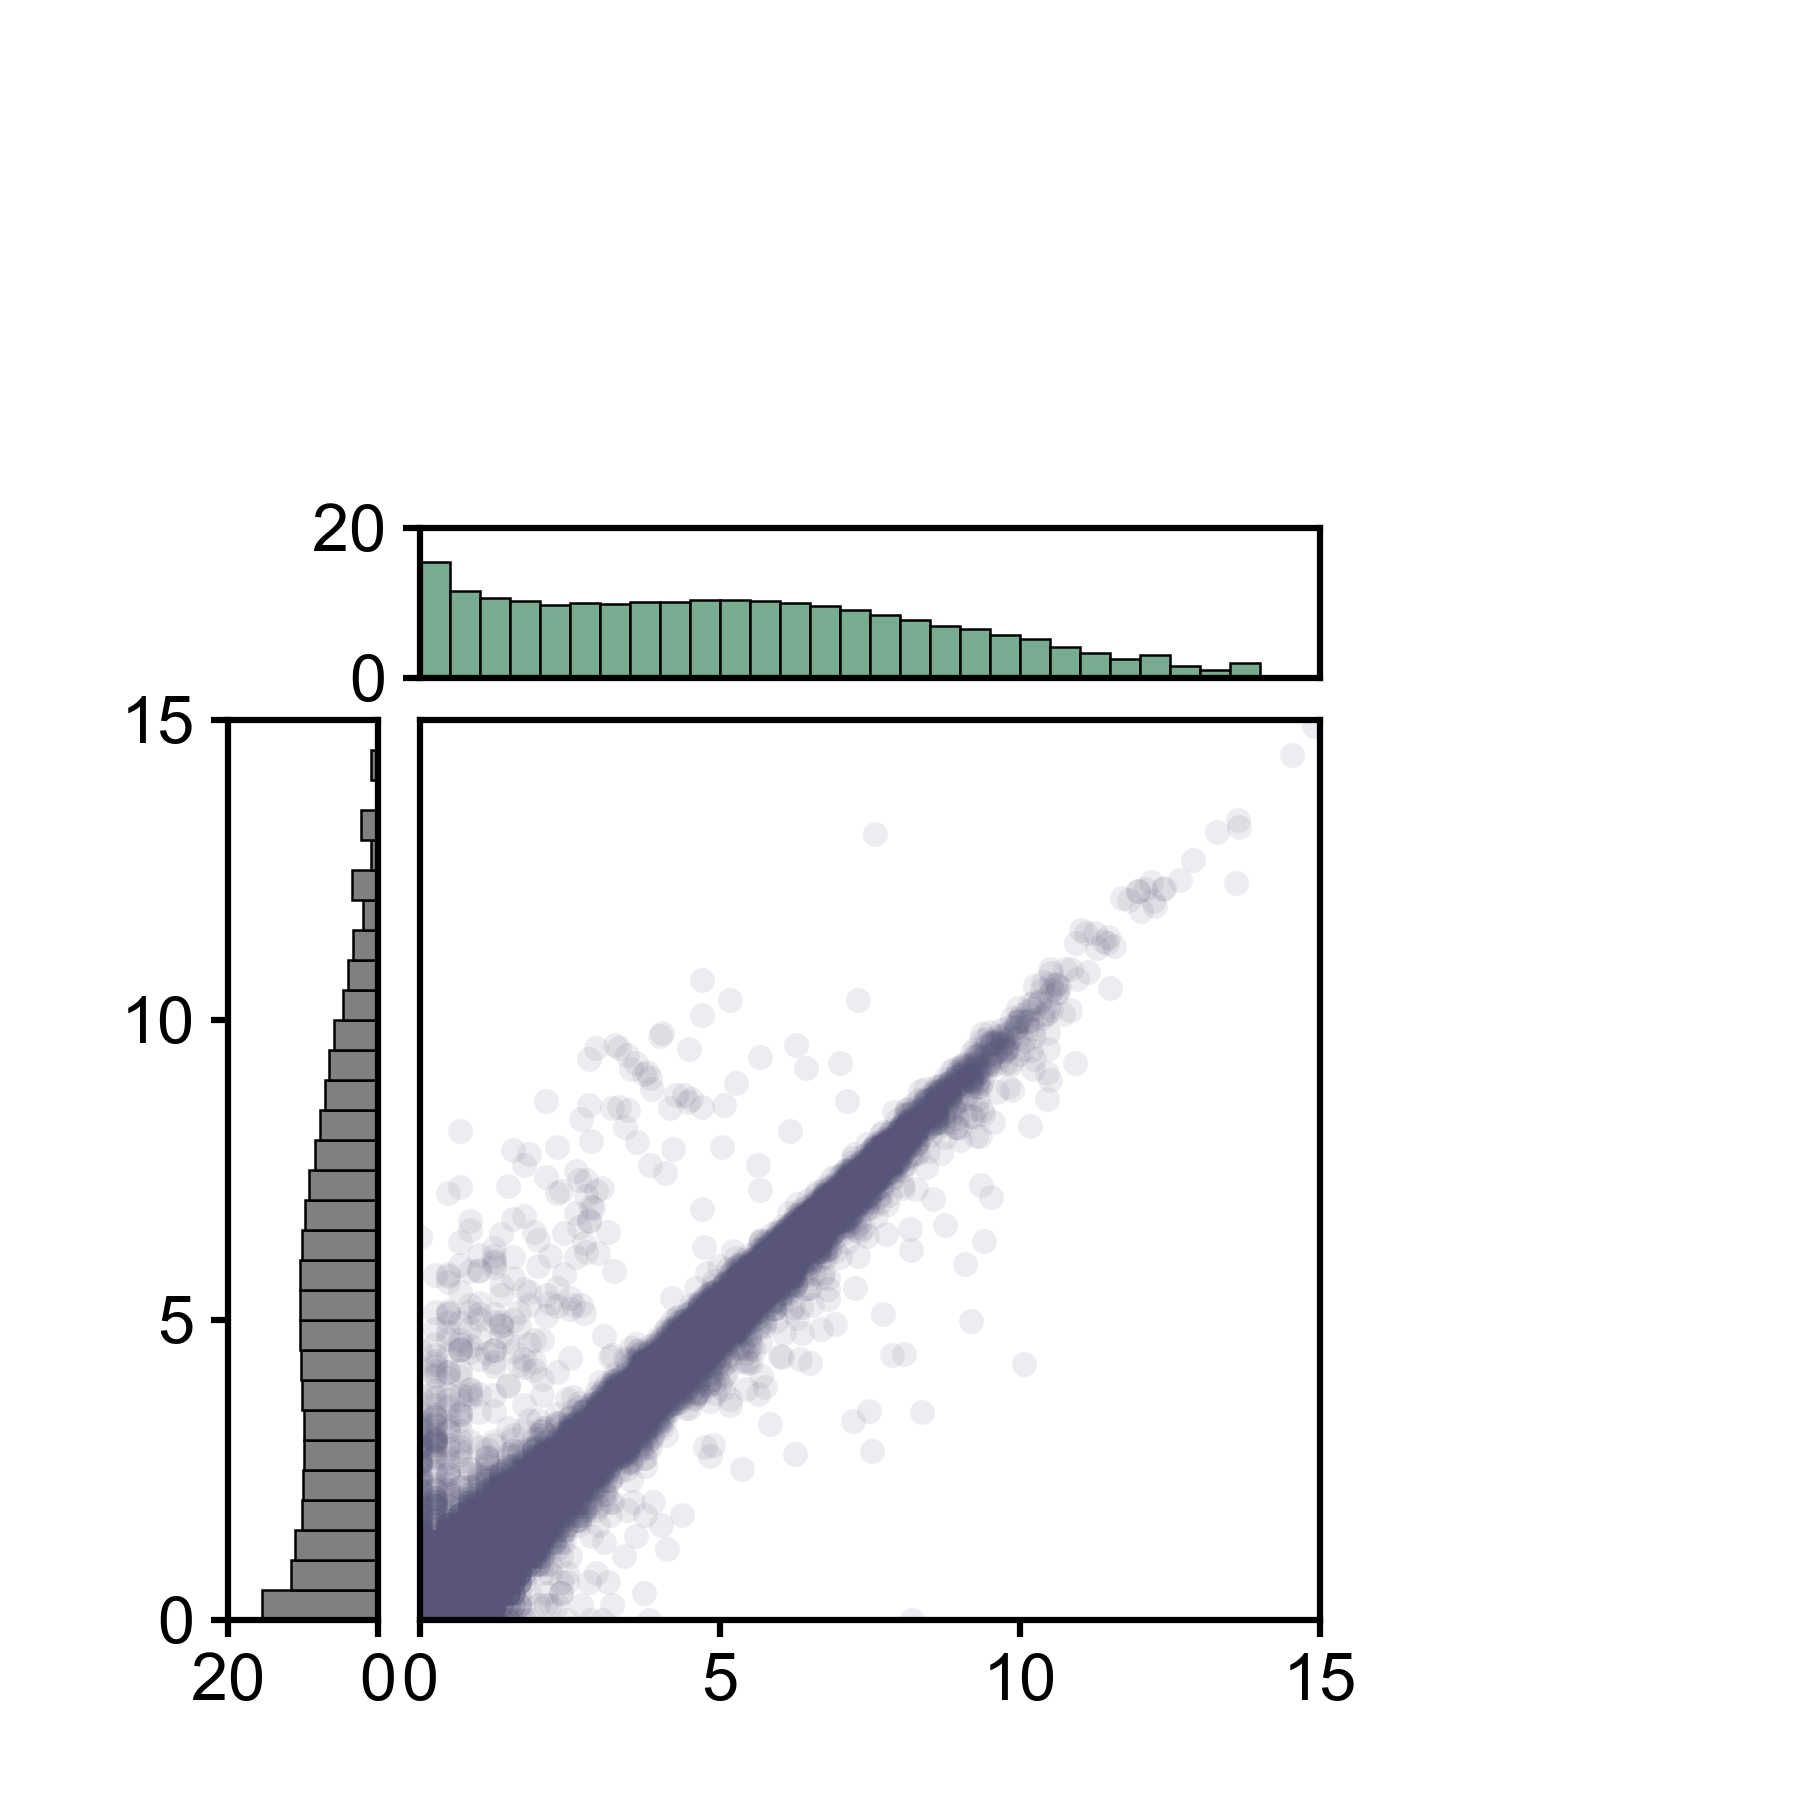

Generate this figure with Python:
# '''
# Name: Kimberly Magpantay (klmagpan)
# BME163 Spring 2024
# Week 2 Assignment
#
# Usage: python3 Magpantay_Kimberly_BME163_Assignment_Week2.py -i BME163_Input_Data_1.txt -o Magpantay_Kimberly_BME163_Assignment_Week2.png
# '''

import matplotlib.pyplot as plt
import matplotlib.patches as mplpatches
import numpy as np
import argparse
import matplotlib

plt.style.use('BME163') # For stylesheet

# Initialization of sizes of figures
figureWidth = 3
figureHeight = 3

mainPanelWidth = 1.5
mainPanelHeight = 1.5

leftPanelWidth = 0.25
leftPanelHeight = 1.5

topPanelWidth = 1.5
topPanelHeight = 0.25

# Create figure
plt.figure(figsize=(figureWidth,figureHeight))

# Create panels: [left, bottom, width, height]
mainPanel = plt.axes([0.7/figureWidth, 0.3/figureHeight, mainPanelWidth/figureWidth, mainPanelHeight/figureHeight])
leftPanel = plt.axes([0.38/figureWidth, 0.3/figureHeight, leftPanelWidth/figureWidth, leftPanelHeight/figureHeight])
ax = plt.gca()
ax.set_yticks([0, 5, 10, 15]) # Converts to integers
topPanel = plt.axes([0.7/figureWidth, 1.87/figureHeight, topPanelWidth/figureWidth, topPanelHeight/figureHeight])

# Adjust params for panels
mainPanel.tick_params(bottom=True, labelbottom=True, \
                   left=False, labelleft=False, \
                   right=False, labelright=False, \
                   top=False, labeltop=False)
leftPanel.tick_params(bottom=True, labelbottom=True, \
                   left=True, labelleft=True, \
                   right=False, labelright=False, \
                   top=False, labeltop=False)
topPanel.tick_params(bottom=False, labelbottom=False, \
                   left=True, labelleft=True, \
                   right=False, labelright=False, \
                   top=False, labeltop=False)

# Parse arguments for input and output files
parser = argparse.ArgumentParser() # A way to get info from your command line
parser.add_argument('--outFile','-o' ,type=str,action='store',default='Magpantay_Kimberly_BME163_Assignment_Week2.png',help='output file')
parser.add_argument('--inFile','-i' ,type=str,action='store',help='input file') # Making use of default to rename output file name
args = parser.parse_args()
outFile=args.outFile
inFile=open(args.inFile)

# Obtain values from data file
xList = []
yList = []

for line in inFile:
  l = line.strip().split()

  x = float(l[1]) # Column 2
  y = float(l[2]) # Column 3

  xList.append(x)
  yList.append(y)

inFile.close()

# Log conversion
xArray = np.log2(np.array(xList)+1) 
yArray = np.log2(np.array(yList)+1)

# Colors
iBlue=(88/255,85/255,120/255)
iYellow=(248/255,174/255,51/255)
iGreen=(120/255,172/255,145/255)

# Top Histogram
bins= np.linspace(0,15,31) # range(0,20,1) # 20 bins, 
xHisto,bins=np.histogram(xArray, bins)

for i in range(0,len(xHisto)-1,1):
	left = bins[i] # Left side of the bin
    
	bottom = 0 # Can be set to 0
    
	width = bins[i+1] - left
    
	height = np.log2(xHisto[i]+1) # Convert height to log
    
	rectangle1=mplpatches.Rectangle((left,bottom),width,height, # (left,bottom),width,height
                                facecolor=iGreen,
                                edgecolor='black',
                                linewidth=0.3) # gives edges
    
	topPanel.add_patch(rectangle1)

# Left Histogram
bins=np.linspace(0,15,31) #range(0,20,1)# 20 bins, from 0 - 100, separated by 5
yHisto,bins=np.histogram(yArray, bins)

for i in range(0,len(yHisto)-1,1):
	left =  0 # Switch bottom
    
	bottom = bins[i] # Switch left
    
	width = np.log2(yHisto[i]+1) # Switch Height
    
	height = (bins[i+1] - bottom) # Switch width
    
	rectangle1=mplpatches.Rectangle((left,bottom),width,height,# (left,bottom),width,height
                                facecolor='grey',
                                edgecolor='black',
                                linewidth=0.3) # gives edges
    
	leftPanel.add_patch(rectangle1)
     

# Main Plot
mainPanel.plot(xArray,yArray,
            marker='o',
            markersize=3, # Marker size 3
            markeredgewidth=0,
            markerfacecolor=iBlue, # Color of points
            linewidth=0,
            alpha = 0.1, # opacity
            linestyle='-')

# Limits
mainPanel.set_xlim(0,15)
mainPanel.set_ylim(0,15)
leftPanel.set_xlim(20,0) # Inverted
leftPanel.set_ylim(0,15)
topPanel.set_xlim(0,15)
topPanel.set_ylim(0,20)

plt.savefig(outFile,dpi=600)
